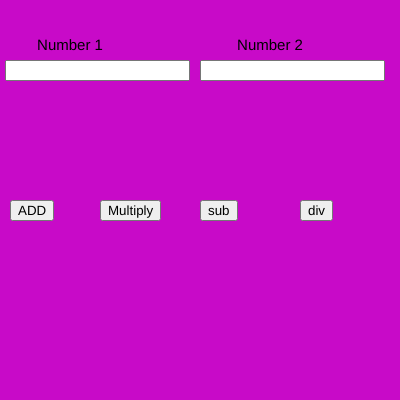
Frame 1 (no input)
Frame 60 (no input): identical to frame 1, image omitted
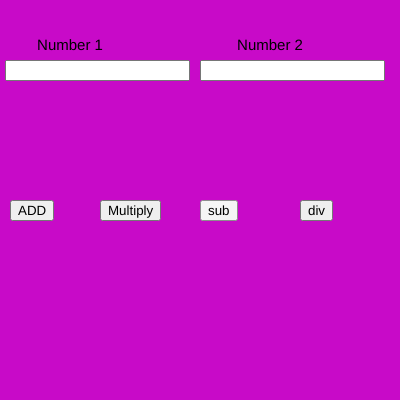
Frame 120 (the mouse pressed at the canvas centre since frame 60)

The p5.js sketch that drew these frames (run headless with seeded random() and noise() and a simulated clock; from frame 60 on, the mouse is pressed at the canvas centre):

// p5.js sketch
// ── sketch.js
var n1,n2;
var b1,b2,b3,b4;

function setup() {
  
  createCanvas(400, 400);
  
  num1 = createInput();
  num1.position(5, 60);
  
  num2 = createInput();
  num2.position(200, 60);
  
  b1 = createButton("ADD");
  b1.position(10, 200);
  b1.mousePressed(add);
  
  b2 = createButton("Multiply");
  b2.position(100, 200);
  b2.mousePressed(mul);
  
  b3 = createButton("sub");
  b3.position(200, 200);
  b3.mousePressed(sub);

  b4 = createButton("div");
  b4.position(300, 200);
  b4.mousePressed(div);



  textAlign(CENTER);
  textSize(15);
}

function draw() {
  background(200,10,200)
  text("Number 1",70,50)
  text("Number 2",270,50)
  n1=parseInt(num1.value())
  n2=parseInt(num2.value())
}
function add(){
  console.log(n1+n2)
}

function sub(){
  console.log(n1-n2)
}


function mul(){
  console.log(n1*n2)
}


function div(){
  console.log(n1/n2)
}
